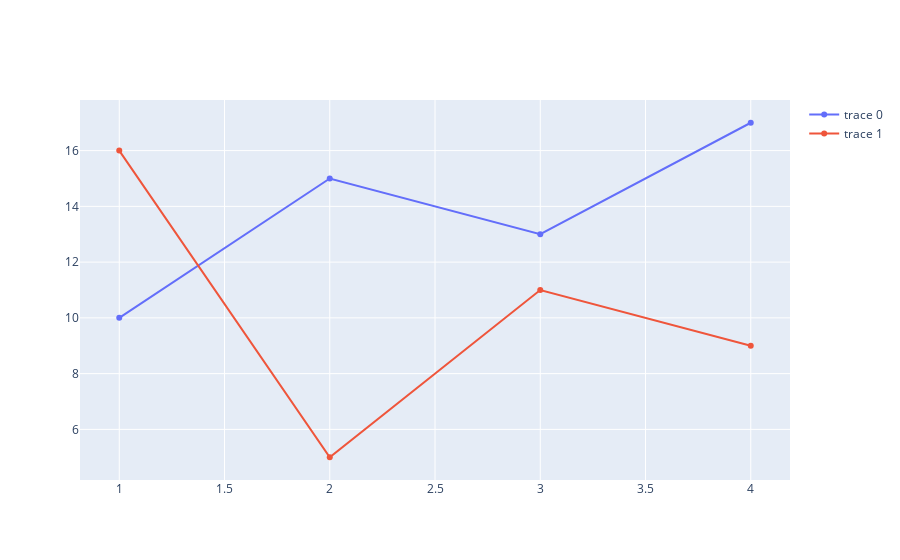

Source (notebook cell):
### Code cell
import plotly.offline as pyo
import plotly.graph_objs as go
# Set notebook mode to work in offline
pyo.init_notebook_mode()
# Create traces
trace0 = go.Scatter(
    x=[1, 2, 3, 4],
    y=[10, 15, 13, 17]
)
trace1 = go.Scatter(
    x=[1, 2, 3, 4],
    y=[16, 5, 11, 9]
)
# Fill out data with our traces
data = [trace0, trace1]
# Plot it and save as basic-line.html
pyo.iplot(data, filename = 'basic-line')

### Figure 1 — Plotly figure (JSON) as saved in the notebook; plotly's stock layout.template omitted (floating-point values rounded to 4 significant figures)
{"data": [{"type": "scatter", "x": [1, 2, 3, 4], "y": [10, 15, 13, 17]}, {"type": "scatter", "x": [1, 2, 3, 4], "y": [16, 5, 11, 9]}], "layout": {}}
